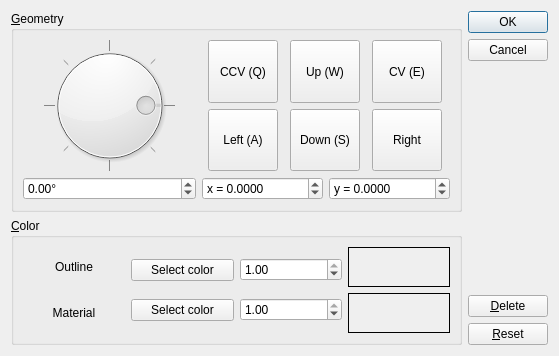
<?xml version="1.0" encoding="UTF-8"?>
<ui version="4.0">
 <class>optic_options</class>
 <widget class="QDialog" name="optic_options">
  <property name="geometry">
   <rect>
    <x>0</x>
    <y>0</y>
    <width>559</width>
    <height>356</height>
   </rect>
  </property>
  <property name="windowTitle">
   <string>Dialog</string>
  </property>
  <layout class="QHBoxLayout" name="horizontalLayout">
   <item>
    <layout class="QVBoxLayout" name="verticalLayout_2">
     <property name="sizeConstraint">
      <enum>QLayout::SetDefaultConstraint</enum>
     </property>
     <item>
      <widget class="QGroupBox" name="groupBox_2">
       <property name="title">
        <string>&amp;Geometry</string>
       </property>
       <layout class="QHBoxLayout" name="horizontalLayout_4">
        <item>
         <layout class="QVBoxLayout" name="verticalLayout_8">
          <item>
           <widget class="QDial" name="angle_dial">
            <property name="maximum">
             <number>359</number>
            </property>
            <property name="sliderPosition">
             <number>90</number>
            </property>
            <property name="invertedAppearance">
             <bool>true</bool>
            </property>
            <property name="wrapping">
             <bool>true</bool>
            </property>
            <property name="notchTarget">
             <double>45.000000000000000</double>
            </property>
            <property name="notchesVisible">
             <bool>true</bool>
            </property>
           </widget>
          </item>
          <item>
           <widget class="QDoubleSpinBox" name="angle_spin">
            <property name="suffix">
             <string>°</string>
            </property>
            <property name="decimals">
             <number>2</number>
            </property>
            <property name="minimum">
             <double>-1.000000000000000</double>
            </property>
            <property name="maximum">
             <double>360.000000000000000</double>
            </property>
            <property name="singleStep">
             <double>0.500000000000000</double>
            </property>
           </widget>
          </item>
         </layout>
        </item>
        <item>
         <layout class="QVBoxLayout" name="verticalLayout_7">
          <item>
           <layout class="QGridLayout" name="gridLayout" rowstretch="0,0">
            <item row="0" column="0">
             <widget class="QPushButton" name="ccv_btn">
              <property name="sizePolicy">
               <sizepolicy hsizetype="Expanding" vsizetype="Expanding">
                <horstretch>0</horstretch>
                <verstretch>0</verstretch>
               </sizepolicy>
              </property>
              <property name="maximumSize">
               <size>
                <width>70</width>
                <height>70</height>
               </size>
              </property>
              <property name="text">
               <string>CCV (Q)</string>
              </property>
              <property name="shortcut">
               <string>Q</string>
              </property>
             </widget>
            </item>
            <item row="0" column="1">
             <widget class="QPushButton" name="up_btn">
              <property name="sizePolicy">
               <sizepolicy hsizetype="Expanding" vsizetype="Expanding">
                <horstretch>0</horstretch>
                <verstretch>0</verstretch>
               </sizepolicy>
              </property>
              <property name="maximumSize">
               <size>
                <width>70</width>
                <height>70</height>
               </size>
              </property>
              <property name="text">
               <string>Up (W)</string>
              </property>
              <property name="shortcut">
               <string>W</string>
              </property>
             </widget>
            </item>
            <item row="0" column="2">
             <widget class="QPushButton" name="cv_btn">
              <property name="sizePolicy">
               <sizepolicy hsizetype="Expanding" vsizetype="Expanding">
                <horstretch>0</horstretch>
                <verstretch>0</verstretch>
               </sizepolicy>
              </property>
              <property name="maximumSize">
               <size>
                <width>70</width>
                <height>70</height>
               </size>
              </property>
              <property name="text">
               <string>CV (E)</string>
              </property>
              <property name="shortcut">
               <string>E</string>
              </property>
             </widget>
            </item>
            <item row="1" column="0">
             <widget class="QPushButton" name="left_btn">
              <property name="sizePolicy">
               <sizepolicy hsizetype="Expanding" vsizetype="Expanding">
                <horstretch>0</horstretch>
                <verstretch>0</verstretch>
               </sizepolicy>
              </property>
              <property name="maximumSize">
               <size>
                <width>70</width>
                <height>70</height>
               </size>
              </property>
              <property name="text">
               <string>Left (A)</string>
              </property>
              <property name="shortcut">
               <string>A</string>
              </property>
             </widget>
            </item>
            <item row="1" column="1">
             <widget class="QPushButton" name="down_btn">
              <property name="sizePolicy">
               <sizepolicy hsizetype="Expanding" vsizetype="Expanding">
                <horstretch>0</horstretch>
                <verstretch>0</verstretch>
               </sizepolicy>
              </property>
              <property name="maximumSize">
               <size>
                <width>70</width>
                <height>70</height>
               </size>
              </property>
              <property name="text">
               <string>Down (S)</string>
              </property>
              <property name="shortcut">
               <string>S</string>
              </property>
             </widget>
            </item>
            <item row="1" column="2">
             <widget class="QPushButton" name="right_btn">
              <property name="sizePolicy">
               <sizepolicy hsizetype="Expanding" vsizetype="Expanding">
                <horstretch>0</horstretch>
                <verstretch>0</verstretch>
               </sizepolicy>
              </property>
              <property name="maximumSize">
               <size>
                <width>70</width>
                <height>70</height>
               </size>
              </property>
              <property name="text">
               <string>Right</string>
              </property>
              <property name="shortcut">
               <string>R</string>
              </property>
             </widget>
            </item>
           </layout>
          </item>
          <item>
           <layout class="QHBoxLayout" name="horizontalLayout_3">
            <item>
             <widget class="QDoubleSpinBox" name="x_spin">
              <property name="sizePolicy">
               <sizepolicy hsizetype="Minimum" vsizetype="Fixed">
                <horstretch>0</horstretch>
                <verstretch>0</verstretch>
               </sizepolicy>
              </property>
              <property name="prefix">
               <string>x = </string>
              </property>
              <property name="decimals">
               <number>4</number>
              </property>
              <property name="minimum">
               <double>-10000000000.000000000000000</double>
              </property>
              <property name="maximum">
               <double>10000000000.000000000000000</double>
              </property>
              <property name="singleStep">
               <double>0.001000000000000</double>
              </property>
             </widget>
            </item>
            <item>
             <widget class="QDoubleSpinBox" name="y_spin">
              <property name="sizePolicy">
               <sizepolicy hsizetype="Minimum" vsizetype="Fixed">
                <horstretch>0</horstretch>
                <verstretch>0</verstretch>
               </sizepolicy>
              </property>
              <property name="prefix">
               <string>y = </string>
              </property>
              <property name="decimals">
               <number>4</number>
              </property>
              <property name="minimum">
               <double>-10000000000.000000000000000</double>
              </property>
              <property name="maximum">
               <double>10000000000.000000000000000</double>
              </property>
              <property name="singleStep">
               <double>0.001000000000000</double>
              </property>
              <property name="value">
               <double>0.000000000000000</double>
              </property>
             </widget>
            </item>
           </layout>
          </item>
         </layout>
        </item>
       </layout>
      </widget>
     </item>
     <item>
      <widget class="QGroupBox" name="groupBox">
       <property name="sizePolicy">
        <sizepolicy hsizetype="Expanding" vsizetype="Preferred">
         <horstretch>0</horstretch>
         <verstretch>0</verstretch>
        </sizepolicy>
       </property>
       <property name="title">
        <string>&amp;Color</string>
       </property>
       <layout class="QHBoxLayout" name="horizontalLayout_2">
        <item>
         <layout class="QVBoxLayout" name="verticalLayout_3">
          <item>
           <widget class="QLabel" name="label">
            <property name="text">
             <string>Outline</string>
            </property>
            <property name="alignment">
             <set>Qt::AlignCenter</set>
            </property>
           </widget>
          </item>
          <item>
           <widget class="QLabel" name="label_2">
            <property name="text">
             <string>Material</string>
            </property>
            <property name="alignment">
             <set>Qt::AlignCenter</set>
            </property>
           </widget>
          </item>
         </layout>
        </item>
        <item>
         <layout class="QVBoxLayout" name="verticalLayout_4">
          <item>
           <widget class="QPushButton" name="outline_color_btn">
            <property name="text">
             <string>Select color</string>
            </property>
           </widget>
          </item>
          <item>
           <widget class="QPushButton" name="material_color_btn">
            <property name="text">
             <string>Select color</string>
            </property>
           </widget>
          </item>
         </layout>
        </item>
        <item>
         <layout class="QVBoxLayout" name="verticalLayout_5">
          <item>
           <widget class="QDoubleSpinBox" name="outline_opacity_spin">
            <property name="maximum">
             <double>1.000000000000000</double>
            </property>
            <property name="singleStep">
             <double>0.050000000000000</double>
            </property>
            <property name="value">
             <double>1.000000000000000</double>
            </property>
           </widget>
          </item>
          <item>
           <widget class="QDoubleSpinBox" name="material_opacity_spin">
            <property name="maximum">
             <double>1.000000000000000</double>
            </property>
            <property name="singleStep">
             <double>0.050000000000000</double>
            </property>
            <property name="value">
             <double>1.000000000000000</double>
            </property>
           </widget>
          </item>
         </layout>
        </item>
        <item>
         <layout class="QVBoxLayout" name="verticalLayout_6">
          <item>
           <widget class="QLabel" name="outline_color_preview">
            <property name="minimumSize">
             <size>
              <width>40</width>
              <height>40</height>
             </size>
            </property>
            <property name="autoFillBackground">
             <bool>true</bool>
            </property>
            <property name="frameShape">
             <enum>QFrame::Box</enum>
            </property>
            <property name="text">
             <string notr="true"/>
            </property>
           </widget>
          </item>
          <item>
           <widget class="QLabel" name="material_color_preview">
            <property name="minimumSize">
             <size>
              <width>40</width>
              <height>40</height>
             </size>
            </property>
            <property name="autoFillBackground">
             <bool>true</bool>
            </property>
            <property name="frameShape">
             <enum>QFrame::Box</enum>
            </property>
            <property name="frameShadow">
             <enum>QFrame::Plain</enum>
            </property>
            <property name="text">
             <string notr="true"/>
            </property>
           </widget>
          </item>
         </layout>
        </item>
       </layout>
      </widget>
     </item>
    </layout>
   </item>
   <item>
    <layout class="QVBoxLayout" name="verticalLayout">
     <property name="sizeConstraint">
      <enum>QLayout::SetMinimumSize</enum>
     </property>
     <item>
      <widget class="QDialogButtonBox" name="buttonBox">
       <property name="orientation">
        <enum>Qt::Vertical</enum>
       </property>
       <property name="standardButtons">
        <set>QDialogButtonBox::Cancel|QDialogButtonBox::Ok</set>
       </property>
      </widget>
     </item>
     <item>
      <widget class="QPushButton" name="delete_btn">
       <property name="text">
        <string>&amp;Delete</string>
       </property>
      </widget>
     </item>
     <item>
      <widget class="QPushButton" name="reset_btn">
       <property name="text">
        <string>&amp;Reset</string>
       </property>
      </widget>
     </item>
    </layout>
   </item>
  </layout>
 </widget>
 <resources/>
 <connections>
  <connection>
   <sender>buttonBox</sender>
   <signal>accepted()</signal>
   <receiver>optic_options</receiver>
   <slot>accept()</slot>
   <hints>
    <hint type="sourcelabel">
     <x>548</x>
     <y>254</y>
    </hint>
    <hint type="destinationlabel">
     <x>157</x>
     <y>274</y>
    </hint>
   </hints>
  </connection>
 </connections>
</ui>
